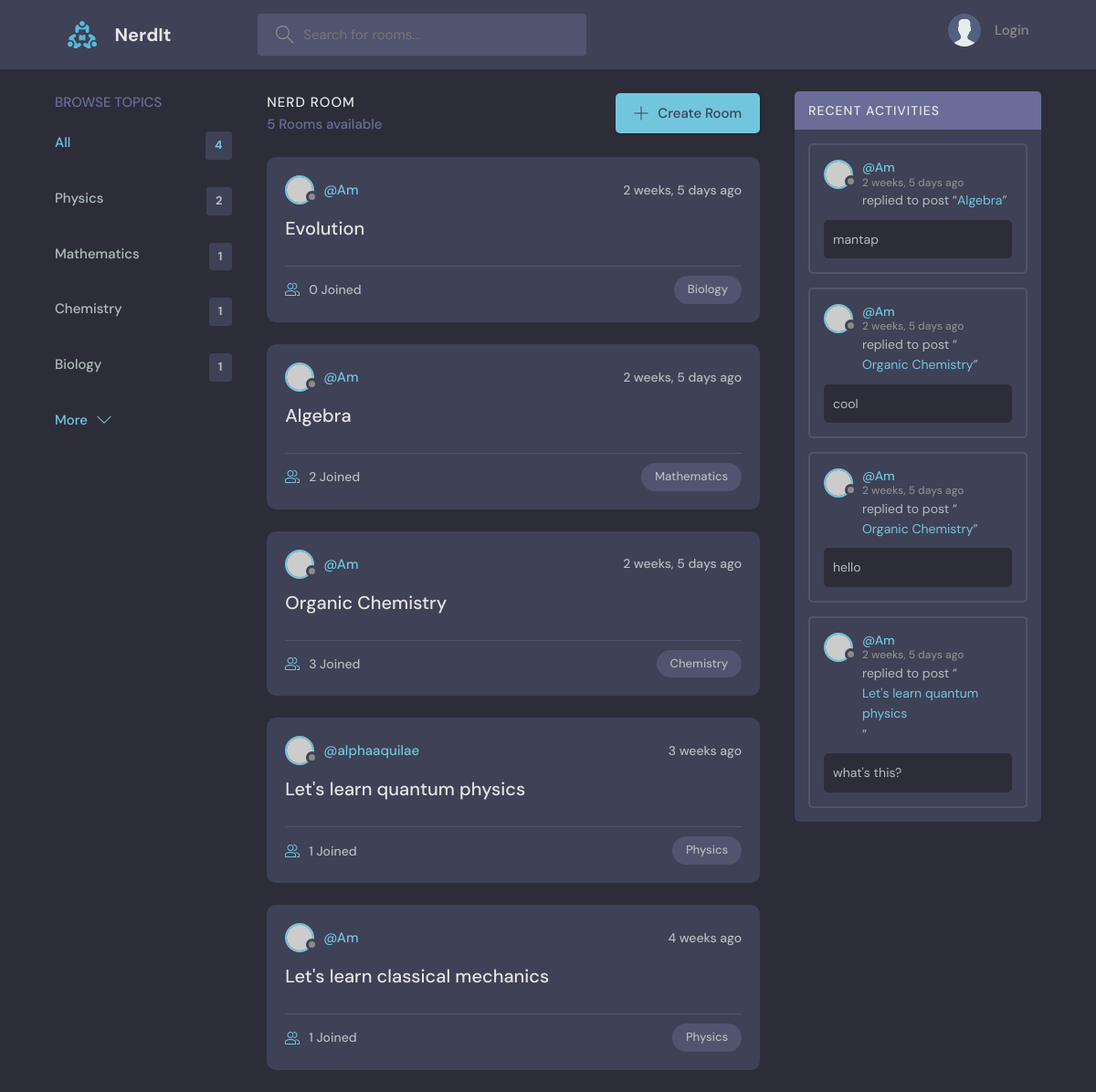
The page / on the database its author committed.
### base/models.py (models this page shows, shortened)
class Topic(models.Model):
    name=models.CharField(max_length=200)

class Room(models.Model):
    host = models.ForeignKey(User, on_delete=models.SET_NULL, null=True)
    topic = models.ForeignKey(Topic, on_delete=models.SET_NULL, null=True)
    name  = models.CharField(max_length=200)
    description = models.TextField(null=True, blank=True)
    participants = models.ManyToManyField(User, related_name='participants', blank=True)
    updated = models.DateTimeField(auto_now=True)
    created = models.DateTimeField(auto_now_add=True)
    class Meta:
        ordering = ['-updated', '-created']
    def __str__(self):
        return self.name

class Message(models.Model):
    user = models.ForeignKey(User, on_delete=models.CASCADE)
    room = models.ForeignKey(Room, on_delete=models.CASCADE)
    body = models.TextField()
    updated = models.DateTimeField(auto_now=True)
    created = models.DateTimeField(auto_now_add=True)
    class Meta:
        ordering = ['-updated', '-created']

### base/views.py (the view)
# urls.py: path('', views.home, name="home"),
def home(request):
    q = request.GET.get('q') if request.GET.get('q') != None else ''
    rooms = Room.objects.filter(Q(topic__name__icontains = q) | Q(description__icontains=q))
    topics = Topic.objects.all()
    room_count = rooms.count()
    room_messages = Message.objects.filter(Q(room__topic__name__icontains=q))
    context = {'rooms':rooms, 'topics':topics, 'room_count':room_count, 'room_messages':room_messages}
    return render(request, 'base/home.html', context)

### base/templates/base/home.html (shortened to what this page needs)
{% extends 'main.html' %}
{% block content %}
    <main class="layout layout--3">
      <div class="container">
        {% include 'base/topics_component.html' %}
        <div class="roomList">
          <div class="roomList__header">
            <div>
              <h2>Nerd Room</h2>
              <p>{{room_count}} Rooms available</p>
            </div>
            <a class="btn btn--main" href="create-room.html">
              <svg version="1.1" xmlns="http://www.w3.org/2000/svg" width="32" height="32" viewBox="0 0 32 32">
                <title>add</title>
                <path
                  d="M16.943 0.943h-1.885v14.115h-14.115v1.885h14.115v14.115h1.885v-14.115h14.115v-1.885h-14.115v-14.115z"
                ></path>
              </svg>
              Create Room
            </a>
          </div>
          {% include 'base/feed_component.html' %}
        </div>
        {% include 'base/activity_component.html' %}
      </div>
    </main>
{% endblock %}

### base/templates/base/topics_component.html
<div class="topics">
    <div class="topics__header">
      <h2>Browse Topics</h2>
    </div>
    <ul class="topics__list">
      <li>
        <a href="{% url 'home' %}" class="active">All <span>{{topics.count}}</span></a>
      </li>
      {% for topic in topics %}
      <li>
        <a href="{% url 'home' %}?q={{topic.name}}">{{topic.name}}<span>{{topic.room_set.all.count}}</span></a>
      </li>
      {% endfor %}
    </ul>
    <a class="btn btn--link" href="topics.html">
      More
      <svg version="1.1" xmlns="http://www.w3.org/2000/svg" width="32" height="32" viewBox="0 0 32 32">
        <title>chevron-down</title>
        <path d="M16 21l-13-13h-3l16 16 16-16h-3l-13 13z"></path>
      </svg>
    </a>
  </div>

### base/templates/base/feed_component.html (shortened to what this page needs)
{% for room in rooms %}
<div class="roomListRoom">
    <div class="roomListRoom__header">
      <a href="{% url 'user-profile' room.host.id %}" class="roomListRoom__author">
        <div class="avatar avatar--small">
          <img src="https://randomuser.me/api/portraits/women/11.jpg" />
        </div>
        <span>@{{room.host.username}}</span>
      </a>
      <div class="roomListRoom__actions">
        <span>{{room.created|timesince}} ago</span>
      </div>
    </div>
    <div class="roomListRoom__content">
      <a href="{% url 'room' room.id %}">{{room.name}}</a>
    </div>
    <div class="roomListRoom__meta">
      <a href="{% url 'room' room.id%}" class="roomListRoom__joined">
        {{room.participants.all.count}} Joined
      </a>
      <p class="roomListRoom__topic">{{room.topic.name}}</p>
    </div>
  </div>
  {% endfor %}

### base/templates/base/activity_component.html
<div class="activities">
    <div class="activities__header">
      <h2>Recent Activities</h2>
    </div>
    {% for message in room_messages %}
    <div class="activities__box">
      <div class="activities__boxHeader roomListRoom__header">
        <a href="{% url 'user-profile' message.user.id %}" class="roomListRoom__author">
          <div class="avatar avatar--small">
            <img src="https://randomuser.me/api/portraits/women/11.jpg" />
          </div>
          <p>
            @{{message.user}}
            <span>{{message.created|timesince}} ago</span>
          </p>
        </a>
      </div>
      <div class="activities__boxContent">
        <p>replied to post “<a href="{% url 'room' message.room.id %}">{{message.room}}</a>”</p>
        <div class="activities__boxRoomContent">
          {{message.body}}
        </div>
      </div>
    </div>
    {% endfor %}
  </div>

### rows shown on the page
Topic: name "Physics", room_set.all.count "2"
Topic: name "Mathematics", room_set.all.count "1"
Topic: name "Chemistry", room_set.all.count "1"
Topic: name "Biology", room_set.all.count "1"
Room: host.username "Am", created "2 weeks, 5 days", name "Evolution", participants.all.count "0", topic.name "Biology"
Room: host.username "Am", created "2 weeks, 5 days", name "Algebra", participants.all.count "2", topic.name "Mathematics"
Room: host.username "Am", created "2 weeks, 5 days", name "Organic Chemistry", participants.all.count "3", topic.name "Chemistry"
Room: host.username "alphaaquilae", created "3 weeks", name "Let's learn quantum physics", participants.all.count "1", topic.name "Physics"
Room: host.username "Am", created "4 weeks", name "Let's learn classical mechanics", participants.all.count "1", topic.name "Physics"
Message: user "Am", created "2 weeks, 5 days", room "Algebra", body "mantap"
Message: user "Am", created "2 weeks, 5 days", room "Organic Chemistry", body "cool"
Message: user "Am", created "2 weeks, 5 days", room "Organic Chemistry", body "hello"
Message: user "Am", created "2 weeks, 5 days", room "Let's learn quantum physics", body "what's this?"

### other values the page prints
{{ topics.count }} "4"
{{ room_count }} "5"
